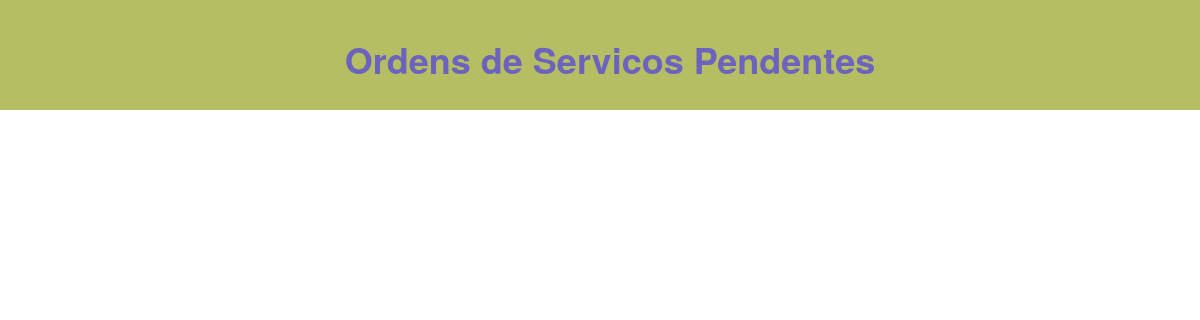
The page /ordem/list on the database as committed earlier.
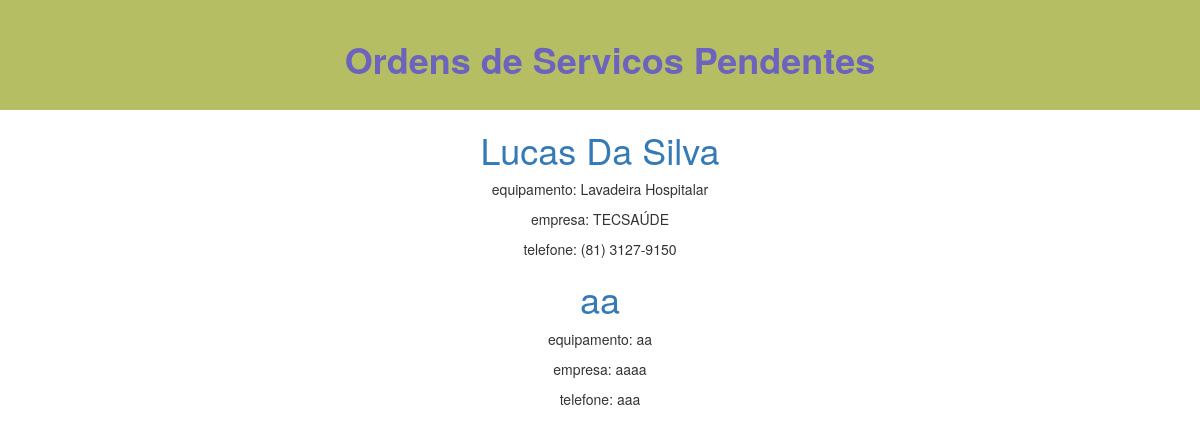
The same page on the database as committed later.
### ordem_de_servico/models.py (models this page shows, shortened)
class OrdemServico(models.Model):
    equipamento = models.CharField(max_length=100)
    marca = models.CharField(max_length=100)
    modelo = models.CharField(max_length=100)
    n_serie = models.CharField(max_length=100)
    n_os = models.CharField(max_length=100)
    nome = models.CharField(max_length=100)
    empresa = models.CharField(max_length=100)
    cpf = models.CharField(max_length=100)
    end = models.CharField(max_length=100)
    cep = models.CharField(max_length=100)
    telefone = models.CharField(max_length=100)
    falha = models.CharField(max_length=100)
    graunecessidade = models.CharField(max_length=100)
    datasolicitacao = models.DateTimeField(
        blank=True, null=True)

### ordem_de_servico/views.py (the view)
# urls.py: path('ordem/list', views.ordem_list, name='ordem_list'),
def ordem_list(request):
    ordens = OrdemServico.objects.filter(datasolicitacao__lte=timezone.now()).order_by('datasolicitacao')
    return render(request, 'ordem_de_servico/ordem_list.html', {'ordens': ordens})

### ordem_de_servico/templates/ordem_de_servico/ordem_list.html (shortened to what this page needs)
{% load static %}
<html>
    <head>
	<link rel="stylesheet" href="//maxcdn.bootstrapcdn.com/bootstrap/3.2.0/css/bootstrap.min.css">
	<link rel="stylesheet" href="//maxcdn.bootstrapcdn.com/bootstrap/3.2.0/css/bootstrap-theme.min.css">
	<link rel="stylesheet" href="{% static 'css/ordemservico.css' %}">
    </head>
    <body>
        <div class="page-header2">
            <h1><center><b><font color="#6B63BE">Ordens de Servicos Pendentes</font></b></center></h1>
        </div>
        {% for ordem in ordens %}
    <div>
	<center>
        	<h1><a href="{% url 'ordem_detail' pk=ordem.pk %}">{{ ordem.nome }}</a></h1>
       		<p>equipamento: {{ ordem.equipamento|linebreaksbr }}</p>
        	<p>empresa: {{ ordem.empresa|linebreaksbr }}</p>
        	<p>telefone: {{ ordem.telefone|linebreaksbr }}</p>
	</center>
    </div>
{% endfor %}

### ordem_de_servico/static/css/ordemservico.css (style rules this page uses)
.page-header2 { background-color: #b6be63; margin-top: 0; padding: 20px 20px 20px 40px; }

Rows that differ between the two databases and show on the page:
added OrdemServico: nome "Lucas Da Silva", equipamento "Lavadeira Hospitalar", empresa "TECSAÚDE", telefone "(81) 3127-9150"
added OrdemServico: nome "aa", equipamento "aa", empresa "aaaa", telefone "aaa"
